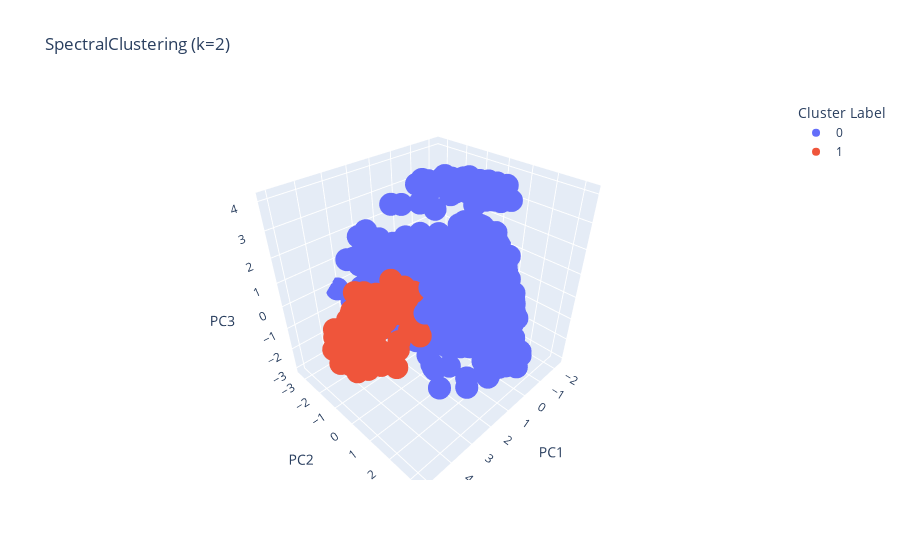
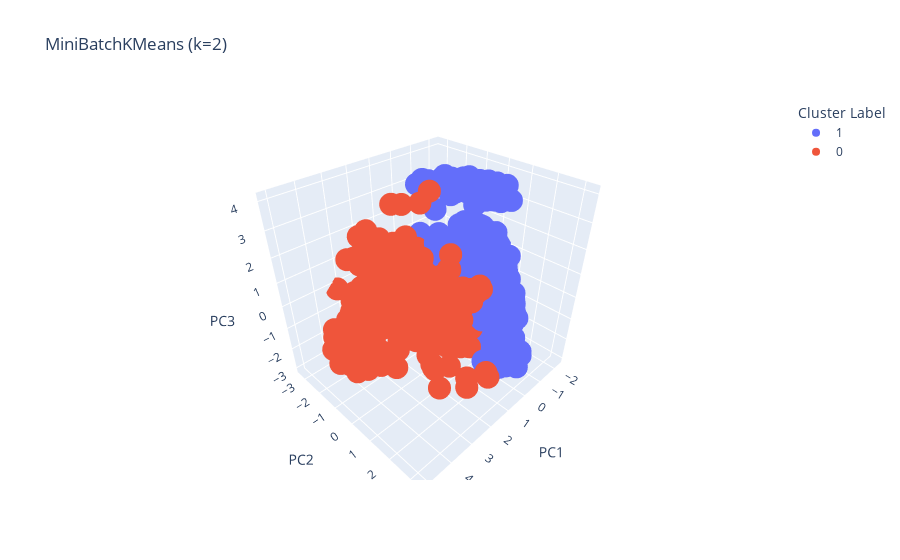
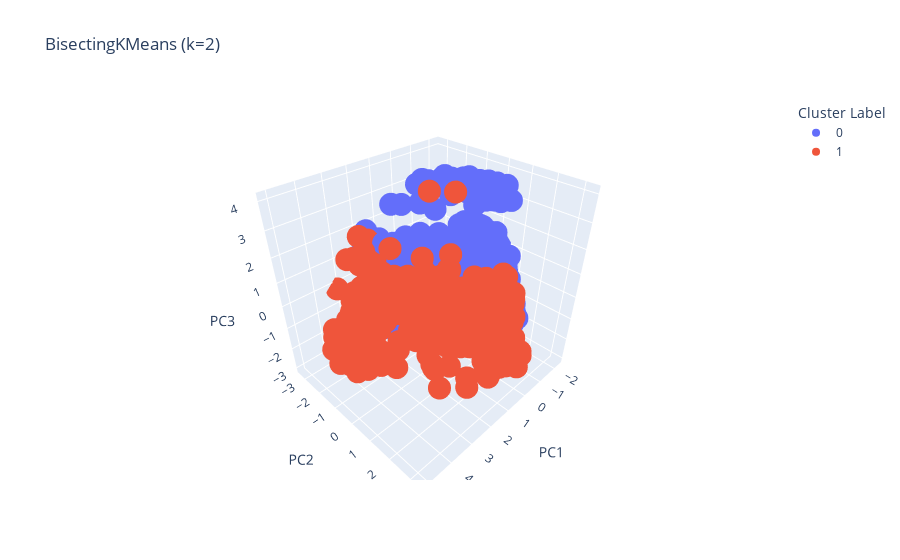
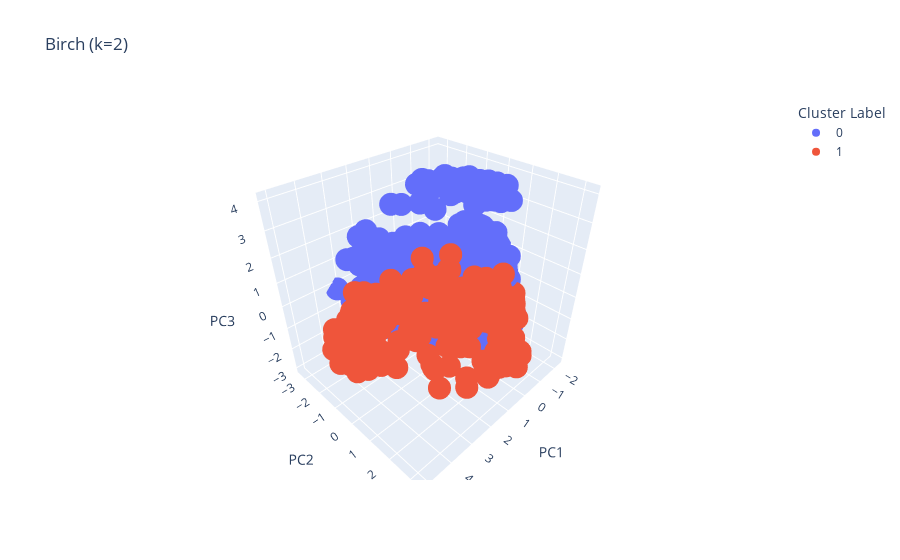

Write notebook code for charts like these, in order.
### Code cell
visualize_clusters_with_metrics_3d(X_pca, results)

### Figure 1 — Plotly figure (JSON) as saved in the notebook; plotly's stock layout.template omitted (floating-point values rounded to 4 significant figures; data arrays with more than 128 entries replaced by an {"elided": "..."} marker saying what was removed)
{"data": [{"hovertemplate": "Cluster Label=0<br>PC1=%{x}<br>PC2=%{y}<br>PC3=%{z}<extra></extra>", "legendgroup": "0", "marker": {"color": "#636efa", "symbol": "circle"}, "mode": "markers", "name": "0", "scene": "scene", "showlegend": true, "type": "scatter3d", "x": {"elided": "1832 float values"}, "y": {"elided": "1832 float values"}, "z": {"elided": "1832 float values"}}, {"hovertemplate": "Cluster Label=1<br>PC1=%{x}<br>PC2=%{y}<br>PC3=%{z}<extra></extra>", "legendgroup": "1", "marker": {"color": "#EF553B", "symbol": "circle"}, "mode": "markers", "name": "1", "scene": "scene", "showlegend": true, "type": "scatter3d", "x": {"elided": "158 float values"}, "y": {"elided": "158 float values"}, "z": {"elided": "158 float values"}}], "layout": {"legend": {"title": {"text": "Cluster Label"}, "tracegroupgap": 0}, "scene": {"domain": {"x": [0, 1], "y": [0, 1]}, "xaxis": {"title": {"text": "PC1"}}, "yaxis": {"title": {"text": "PC2"}}, "zaxis": {"title": {"text": "PC3"}}}, "title": {"text": "SpectralClustering (k=2)"}}}

### Figure 2 — Plotly figure (JSON) as saved in the notebook; plotly's stock layout.template omitted (floating-point values rounded to 4 significant figures; data arrays with more than 128 entries replaced by an {"elided": "..."} marker saying what was removed)
{"data": [{"hovertemplate": "Cluster Label=1<br>PC1=%{x}<br>PC2=%{y}<br>PC3=%{z}<extra></extra>", "legendgroup": "1", "marker": {"color": "#636efa", "symbol": "circle"}, "mode": "markers", "name": "1", "scene": "scene", "showlegend": true, "type": "scatter3d", "x": {"elided": "1591 float values"}, "y": {"elided": "1591 float values"}, "z": {"elided": "1591 float values"}}, {"hovertemplate": "Cluster Label=0<br>PC1=%{x}<br>PC2=%{y}<br>PC3=%{z}<extra></extra>", "legendgroup": "0", "marker": {"color": "#EF553B", "symbol": "circle"}, "mode": "markers", "name": "0", "scene": "scene", "showlegend": true, "type": "scatter3d", "x": {"elided": "399 float values"}, "y": {"elided": "399 float values"}, "z": {"elided": "399 float values"}}], "layout": {"legend": {"title": {"text": "Cluster Label"}, "tracegroupgap": 0}, "scene": {"domain": {"x": [0, 1], "y": [0, 1]}, "xaxis": {"title": {"text": "PC1"}}, "yaxis": {"title": {"text": "PC2"}}, "zaxis": {"title": {"text": "PC3"}}}, "title": {"text": "MiniBatchKMeans (k=2)"}}}

### Figure 3 — Plotly figure (JSON) as saved in the notebook; plotly's stock layout.template omitted (floating-point values rounded to 4 significant figures; data arrays with more than 128 entries replaced by an {"elided": "..."} marker saying what was removed)
{"data": [{"hovertemplate": "Cluster Label=0<br>PC1=%{x}<br>PC2=%{y}<br>PC3=%{z}<extra></extra>", "legendgroup": "0", "marker": {"color": "#636efa", "symbol": "circle"}, "mode": "markers", "name": "0", "scene": "scene", "showlegend": true, "type": "scatter3d", "x": {"elided": "1544 float values"}, "y": {"elided": "1544 float values"}, "z": {"elided": "1544 float values"}}, {"hovertemplate": "Cluster Label=1<br>PC1=%{x}<br>PC2=%{y}<br>PC3=%{z}<extra></extra>", "legendgroup": "1", "marker": {"color": "#EF553B", "symbol": "circle"}, "mode": "markers", "name": "1", "scene": "scene", "showlegend": true, "type": "scatter3d", "x": {"elided": "446 float values"}, "y": {"elided": "446 float values"}, "z": {"elided": "446 float values"}}], "layout": {"legend": {"title": {"text": "Cluster Label"}, "tracegroupgap": 0}, "scene": {"domain": {"x": [0, 1], "y": [0, 1]}, "xaxis": {"title": {"text": "PC1"}}, "yaxis": {"title": {"text": "PC2"}}, "zaxis": {"title": {"text": "PC3"}}}, "title": {"text": "BisectingKMeans (k=2)"}}}

### Figure 4 — Plotly figure (JSON) as saved in the notebook; plotly's stock layout.template omitted (floating-point values rounded to 4 significant figures; data arrays with more than 128 entries replaced by an {"elided": "..."} marker saying what was removed)
{"data": [{"hovertemplate": "Cluster Label=0<br>PC1=%{x}<br>PC2=%{y}<br>PC3=%{z}<extra></extra>", "legendgroup": "0", "marker": {"color": "#636efa", "symbol": "circle"}, "mode": "markers", "name": "0", "scene": "scene", "showlegend": true, "type": "scatter3d", "x": {"elided": "1616 float values"}, "y": {"elided": "1616 float values"}, "z": {"elided": "1616 float values"}}, {"hovertemplate": "Cluster Label=1<br>PC1=%{x}<br>PC2=%{y}<br>PC3=%{z}<extra></extra>", "legendgroup": "1", "marker": {"color": "#EF553B", "symbol": "circle"}, "mode": "markers", "name": "1", "scene": "scene", "showlegend": true, "type": "scatter3d", "x": {"elided": "374 float values"}, "y": {"elided": "374 float values"}, "z": {"elided": "374 float values"}}], "layout": {"legend": {"title": {"text": "Cluster Label"}, "tracegroupgap": 0}, "scene": {"domain": {"x": [0, 1], "y": [0, 1]}, "xaxis": {"title": {"text": "PC1"}}, "yaxis": {"title": {"text": "PC2"}}, "zaxis": {"title": {"text": "PC3"}}}, "title": {"text": "Birch (k=2)"}}}
